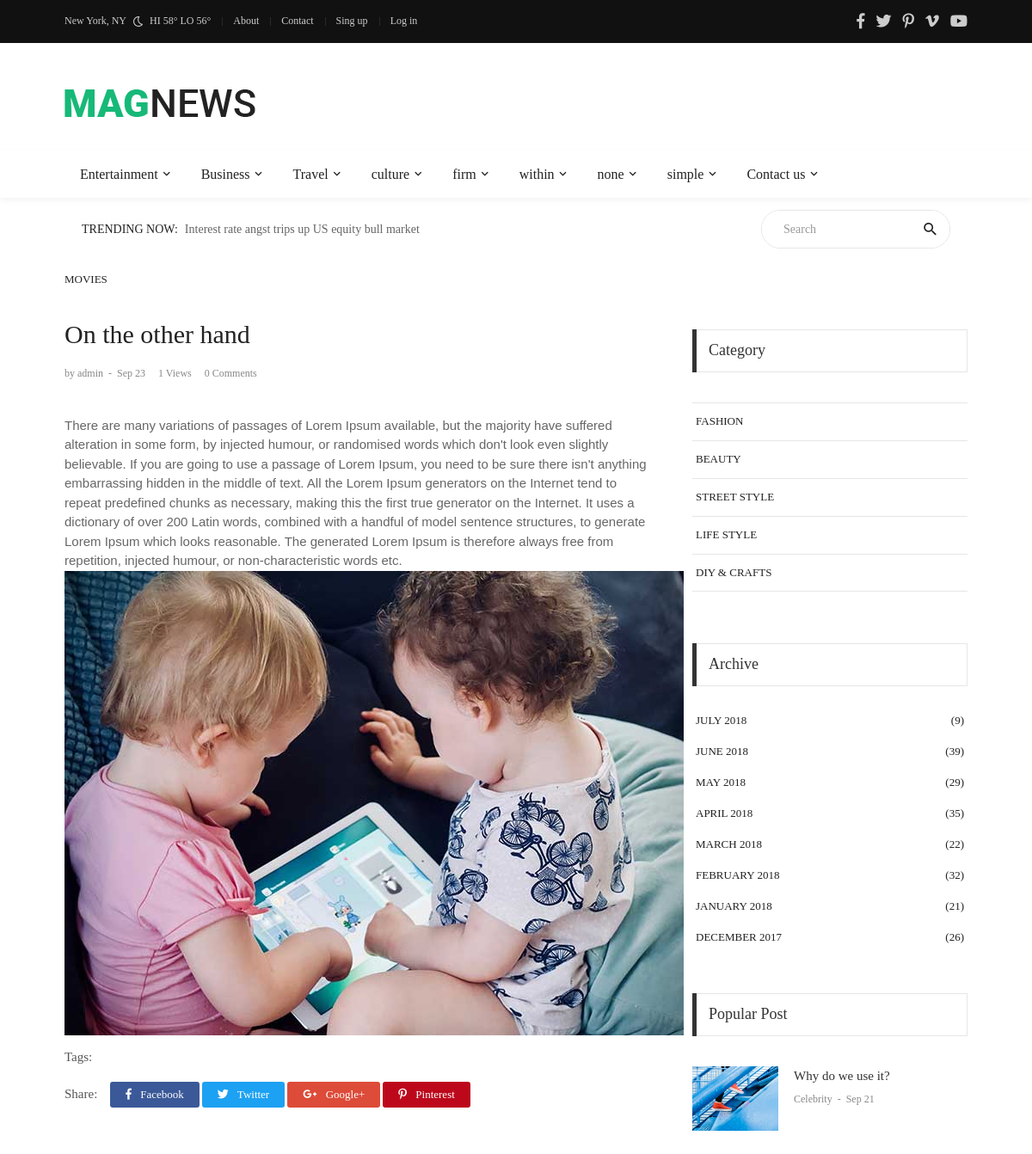
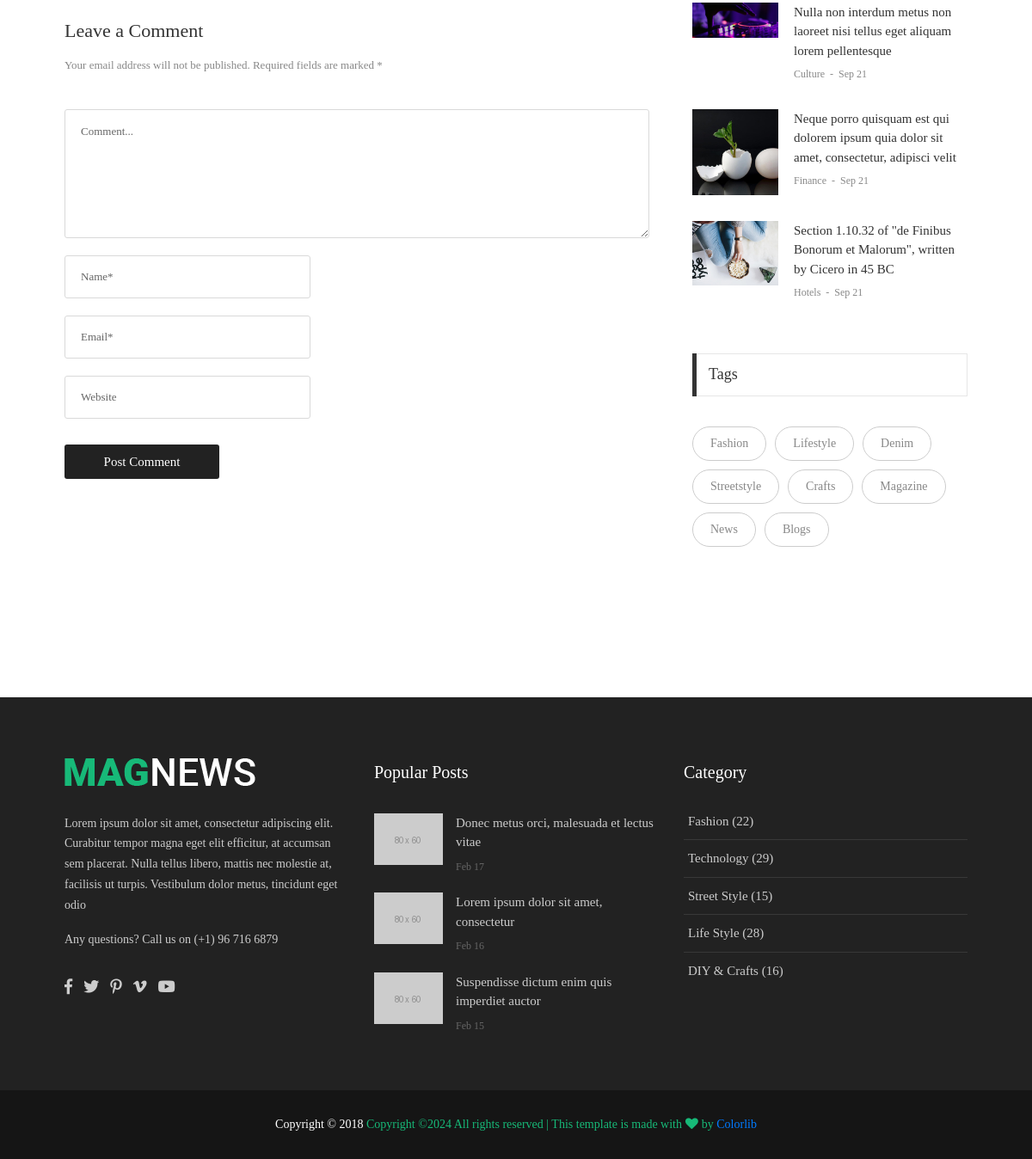
Screenshot of /post/8 with the database file from the repository (2 pictures, top to bottom).
### blog/models.py (models this page shows, shortened)
class CategoryParent(models.Model):
    title = models.CharField(max_length=100)

class Post(models.Model):
    user = models.ForeignKey(User, on_delete=models.CASCADE)
    category = models.ForeignKey(Category, on_delete=models.CASCADE)
    title = models.CharField(max_length=300)
    content = RichTextField()
    image = models.ImageField(upload_to='blog/images/', blank=True)
    created_at = models.DateTimeField(auto_now_add=True)
    updated_at = models.DateTimeField(auto_now=True)
    views = models.IntegerField(default=0)

class Category(models.Model):
    title = models.CharField(max_length=300)
    parent = models.ForeignKey(CategoryParent, on_delete=models.CASCADE, null=True)
    def __str__(self) -> str:
        return self.title

class Tag(models.Model):
    name = models.CharField(max_length=300)
    posts = models.ManyToManyField(Post, null=True, blank=True)

### blog/views.py (the view)
# urls.py: path('post/<int:post_id>', views.post_detail, name='post_detail'),
def post_detail(request, post_id):
    post = Post.objects.get(pk=post_id)
    post.views += 1
    post.save()
    popular_posts = Post.objects.all().order_by('-views')[:4]
    if post is None:
        raise Http404("Post does not exist")
    context = {
        'post': post,
        'popular_posts': popular_posts,
    }
    return render(request, 'blog/blog-detail-01.html', context=context)

### blog/context_processors.py (called while the page is built)
def categories_parents(request):
    categories = CategoryParent.objects.all()
    return {'categories_parents': categories}

def get_tags(request):
    tags = Tag.objects.all()
    return {'tags': tags}

def get_popular_posts(request):
    popular_posts = Post.objects.all().order_by('-views')[:4]
    return {'popular_posts': popular_posts}

### templates/blog/blog-detail-01.html (shortened to what this page needs)
{% extends '../base.html' %}
{% block content %}
	<section class="bg0 p-b-140 p-t-10">
		<div class="container">
			<div class="row justify-content-center">
				<div class="col-md-10 col-lg-8 p-b-30">
					<div class="p-r-10 p-r-0-sr991">
						<div class="p-b-70">
							<a href="#" class="f1-s-10 cl2 hov-cl10 trans-03 text-uppercase">
                                {{ post.category }}
							</a>
							<h3 class="f1-l-3 cl2 p-b-16 p-t-33 respon2">
                                {{ post.title|capfirst }}
							</h3>
							<div class="flex-wr-s-s p-b-40">
								<span class="f1-s-3 cl8 m-r-15">
									<a href="#" class="f1-s-4 cl8 hov-cl10 trans-03">
										by {{ post.user.username }}
									</a>
									<span class="m-rl-3">-</span>
									<span>
										{{ post.created_at|date:"M d" }}
									</span>
								</span>
								<span class="f1-s-3 cl8 m-r-15">
									{{ post.views }} Views
								</span>
								<a href="#" class="f1-s-3 cl8 hov-cl10 trans-03 m-r-15">
									{{ post.comment_set.count }} Comments
								</a>
							</div>
                            {{ post.content|safe }}
							<div class="flex-s-s p-t-12 p-b-15">
								<span class="f1-s-12 cl5 m-r-8">
									Tags:
								</span>
							</div>
							<div class="flex-s-s">
								<span class="f1-s-12 cl5 p-t-1 m-r-15">
									Share:
								</span>
								<div class="flex-wr-s-s size-w-0">
									<a href="#" class="dis-block f1-s-13 cl0 bg-facebook borad-3 p-tb-4 p-rl-18 hov-btn1 m-r-3 m-b-3 trans-03">
										<i class="fab fa-facebook-f m-r-7"></i>
										Facebook
									</a>
									<a href="#" class="dis-block f1-s-13 cl0 bg-twitter borad-3 p-tb-4 p-rl-18 hov-btn1 m-r-3 m-b-3 trans-03">
										<i class="fab fa-twitter m-r-7"></i>
										Twitter
									</a>
									<a href="#" class="dis-block f1-s-13 cl0 bg-google borad-3 p-tb-4 p-rl-18 hov-btn1 m-r-3 m-b-3 trans-03">
										<i class="fab fa-google-plus-g m-r-7"></i>
										Google+
									</a>
									<a href="#" class="dis-block f1-s-13 cl0 bg-pinterest borad-3 p-tb-4 p-rl-18 hov-btn1 m-r-3 m-b-3 trans-03">
										<i class="fab fa-pinterest-p m-r-7"></i>
										Pinterest
									</a>
								</div>
							</div>
						</div>
						<div>
							<h4 class="f1-l-4 cl3 p-b-12">
								Leave a Comment
							</h4>
							<p class="f1-s-13 cl8 p-b-40">
								Your email address will not be published. Required fields are marked *
							</p>
							<form>
								<textarea class="bo-1-rad-3 bocl13 size-a-15 f1-s-13 cl5 plh6 p-rl-18 p-tb-14 m-b-20" name="msg" placeholder="Comment..."></textarea>
								<input class="bo-1-rad-3 bocl13 size-a-16 f1-s-13 cl5 plh6 p-rl-18 m-b-20" type="text" name="name" placeholder="Name*">
								<input class="bo-1-rad-3 bocl13 size-a-16 f1-s-13 cl5 plh6 p-rl-18 m-b-20" type="text" name="email" placeholder="Email*">
								<input class="bo-1-rad-3 bocl13 size-a-16 f1-s-13 cl5 plh6 p-rl-18 m-b-20" type="text" name="website" placeholder="Website">
								<button class="size-a-17 bg2 borad-3 f1-s-12 cl0 hov-btn1 trans-03 p-rl-15 m-t-10">
									Post Comment
								</button>
							</form>
						</div>
					</div>
				</div>
				<div class="col-md-10 col-lg-4 p-b-30">
					<div class="p-l-10 p-rl-0-sr991 p-t-70">
						<div class="p-b-60">
							<div class="how2 how2-cl4 flex-s-c">
								<h3 class="f1-m-2 cl3 tab01-title">
									Category
								</h3>
							</div>
							<ul class="p-t-35">
								<li class="how-bor3 p-rl-4">
									<a href="#" class="dis-block f1-s-10 text-uppercase cl2 hov-cl10 trans-03 p-tb-13">
										Fashion
									</a>
								</li>
								<li class="how-bor3 p-rl-4">
									<a href="#" class="dis-block f1-s-10 text-uppercase cl2 hov-cl10 trans-03 p-tb-13">
										Beauty
									</a>
								</li>
								<li class="how-bor3 p-rl-4">
									<a href="#" class="dis-block f1-s-10 text-uppercase cl2 hov-cl10 trans-03 p-tb-13">
										Street Style
									</a>
								</li>
								<li class="how-bor3 p-rl-4">
									<a href="#" class="dis-block f1-s-10 text-uppercase cl2 hov-cl10 trans-03 p-tb-13">
										Life Style
									</a>
								</li>
								<li class="how-bor3 p-rl-4">
									<a href="#" class="dis-block f1-s-10 text-uppercase cl2 hov-cl10 trans-03 p-tb-13">
										DIY & Crafts
									</a>
								</li>
							</ul>
						</div>
						<div class="p-b-37">
							<div class="how2 how2-cl4 flex-s-c">
								<h3 class="f1-m-2 cl3 tab01-title">
									Archive
								</h3>
							</div>
							<ul class="p-t-32">
								<li class="p-rl-4 p-b-19">
									<a href="#" class="flex-wr-sb-c f1-s-10 text-uppercase cl2 hov-cl10 trans-03">
										<span>
											July 2018
										</span>
										<span>
											(9)
										</span>
									</a>
								</li>
								<li class="p-rl-4 p-b-19">
									<a href="#" class="flex-wr-sb-c f1-s-10 text-uppercase cl2 hov-cl10 trans-03">
										<span>
											June 2018
										</span>
										<span>
											(39)
										</span>
									</a>
								</li>
								<li class="p-rl-4 p-b-19">
									<a href="#" class="flex-wr-sb-c f1-s-10 text-uppercase cl2 hov-cl10 trans-03">
										<span>
											May 2018
										</span>
										<span>
											(29)
										</span>
									</a>
								</li>
								<li class="p-rl-4 p-b-19">
									<a href="#" class="flex-wr-sb-c f1-s-10 text-uppercase cl2 hov-cl10 trans-03">
										<span>
											April  2018
										</span>
										<span>
											(35)
										</span>
									</a>
								</li>
								<li class="p-rl-4 p-b-19">
									<a href="#" class="flex-wr-sb-c f1-s-10 text-uppercase cl2 hov-cl10 trans-03">
										<span>
											March 2018
										</span>
										<span>
											(22)
										</span>
									</a>
								</li>
								<li class="p-rl-4 p-b-19">
									<a href="#" class="flex-wr-sb-c f1-s-10 text-uppercase cl2 hov-cl10 trans-03">
										<span>
											February 2018
										</span>
										<span>
											(32)
										</span>
									</a>
								</li>
								<li class="p-rl-4 p-b-19">
									<a href="#" class="flex-wr-sb-c f1-s-10 text-uppercase cl2 hov-cl10 trans-03">
										<span>
											January 2018
										</span>
										<span>
											(21)
										</span>
									</a>
								</li>
								<li class="p-rl-4 p-b-19">
									<a href="#" class="flex-wr-sb-c f1-s-10 text-uppercase cl2 hov-cl10 trans-03">
										<span>
											December 2017
										</span>
										<span>
											(26)
										</span>
									</a>
								</li>
							</ul>
						</div>
                        {% include 'partial/popular-post.html' %}
						{% include 'partial/tag.html' %}
					</div>
				</div>
			</div>
		</div>
	</section>
{% endblock %}

### templates/partial/header.html (shortened to what this page needs)
{% load static %}
<head>
    <link rel="stylesheet" type="text/css" href="{% static 'vendor/bootstrap/css/bootstrap.min.css' %}">
    <link rel="stylesheet" type="text/css" href="{% static 'fonts/fontawesome-5.0.8/css/fontawesome-all.min.css' %}">
    <link rel="stylesheet" type="text/css" href="{% static 'fonts/iconic/css/material-design-iconic-font.min.css' %}">
    <link rel="stylesheet" type="text/css" href="{% static 'vendor/animate/animate.css' %}">
    <link rel="stylesheet" type="text/css" href="{% static 'vendor/css-hamburgers/hamburgers.min.css' %}">
    <link rel="stylesheet" type="text/css" href="{% static 'vendor/animsition/css/animsition.min.css' %}">
    <link rel="stylesheet" type="text/css" href="{% static 'css/util.min.css' %}">
    <link rel="stylesheet" type="text/css" href="{% static 'css/main.css' %}">
</head>
<header>
    <div class="container-menu-desktop">
        <div class="topbar">
            <div class="content-topbar container h-100">
                <div class="left-topbar">
						<span class="left-topbar-item flex-wr-s-c">
							<span>
								New York, NY
							</span>
							<img class="m-b-1 m-rl-8" src="{% static 'images/icons/icon-night.png' %}" alt="IMG">
							<span>
								HI 58° LO 56°
							</span>
						</span>
                    <a href="#" class="left-topbar-item">
                        About
                    </a>
                    <a href="#" class="left-topbar-item">
                        Contact
                    </a>
                    <a href="#" class="left-topbar-item">
                        Sing up
                    </a>
                    <a href="#" class="left-topbar-item">
                        Log in
                    </a>
                </div>
                <div class="right-topbar">
                    <a href="#">
                        <span class="fab fa-facebook-f"></span>
                    </a>
                    <a href="#">
                        <span class="fab fa-twitter"></span>
                    </a>
                    <a href="#">
                        <span class="fab fa-pinterest-p"></span>
                    </a>
                    <a href="#">
                        <span class="fab fa-vimeo-v"></span>
                    </a>
                    <a href="#">
                        <span class="fab fa-youtube"></span>
                    </a>
                </div>
            </div>
        </div>
        <div class="wrap-logo container">
            <div class="logo">
                <a href="{% url 'index' %}"><img src="{% static 'images/icons/logo-01.png' %}" alt="LOGO"></a>
            </div>
        </div>
        <div class="wrap-main-nav">
            <div class="main-nav">
                <nav class="menu-desktop">
                    <ul class="main-menu">
                        {% for cate_parent in categories_parents %}
                            <li class="mega-menu-item">
                                <a href="">{{ cate_parent.title }}</a>
                            </li>
                        {% endfor %}
                        <li class="mega-menu-item">
                            <a href="">Contact us</a>
                        </li>
                    </ul>
                </nav>
            </div>
        </div>
    </div>
</header>
<div class="container">
    <div class="bg0 flex-wr-sb-c p-rl-20 p-tb-8">
        <div class="f2-s-1 p-r-30 size-w-0 m-tb-6 flex-wr-s-c">
				<span class="text-uppercase cl2 p-r-8">
					Trending Now:
				</span>
            <span class="dis-inline-block cl6 slide100-txt pos-relative size-w-0" data-in="fadeInDown"
                  data-out="fadeOutDown">
					<span class="dis-inline-block slide100-txt-item animated visible-false">
						Interest rate angst trips up US equity bull market
					</span>
				</span>
        </div>
        <div class="pos-relative size-a-2 bo-1-rad-22 of-hidden bocl11 m-tb-6">
            <input class="f1-s-1 cl6 plh9 s-full p-l-25 p-r-45" type="text" name="search" placeholder="Search">
            <button class="flex-c-c size-a-1 ab-t-r fs-20 cl2 hov-cl10 trans-03">
                <i class="zmdi zmdi-search"></i>
            </button>
        </div>
    </div>
</div>

### templates/partial/popular-post.html
<div class="p-b-30">
    <div class="how2 how2-cl4 flex-s-c">
        <h3 class="f1-m-2 cl3 tab01-title">
            Popular Post
        </h3>
    </div>
    <ul class="p-t-35">
        {% for p in popular_posts %}
            <li class="flex-wr-sb-s p-b-30">
                <a href="#" class="size-w-10 wrap-pic-w hov1 trans-03">
                    <img src="{{ p.image.url }}" alt="IMG">
                </a>
                <div class="size-w-11">
                    <h6 class="p-b-4">
                        <a href="{% url 'post_detail' p.id %}" class="f1-s-5 cl3 hov-cl10 trans-03">
                            {{ p.title }}
                        </a>
                    </h6>
                    <span class="cl8 txt-center p-b-24">
											<a href="#" class="f1-s-6 cl8 hov-cl10 trans-03">
												{{ p.category.title }}
											</a>
											<span class="f1-s-3 m-rl-3">
												-
											</span>
											<span class="f1-s-3">
												{{ p.created_at|date:"M d" }}
											</span>
										</span>
                </div>
            </li>
        {% endfor %}
    </ul>
</div>

### templates/partial/tag.html
<div>
    <div class="how2 how2-cl4 flex-s-c m-b-30">
        <h3 class="f1-m-2 cl3 tab01-title">
            Tags
        </h3>
    </div>
    <div class="flex-wr-s-s m-rl--5">
        {% for tag in tags %}
        <a href="#" class="flex-c-c size-h-2 bo-1-rad-20 bocl12 f1-s-1 cl8 hov-btn2 trans-03 p-rl-20 p-tb-5 m-all-5">
            {{ tag.name|capfirst }}
        </a>
        {% endfor %}
    </div>
</div>

### rows the page displays
CategoryParent: title "Entertainment"
CategoryParent: title "Business"
CategoryParent: title "Travel"
CategoryParent: title "culture"
CategoryParent: title "firm"
CategoryParent: title "within"
CategoryParent: title "none"
CategoryParent: title "simple"
Post: category "MOVIES", title "On the other hand", user.username "admin", created_at "Sep 23", views "1", comment_set.count "0", content "There are many variations of passages of Lorem Ipsum available, but the majority have suffered alteration in some form, by injected humour, or randomised words which don't look even slightly believable. If you are going to use a passage of Lorem Ipsum, you need to be sure there isn't anything embarrassing hidden in the middle of text. All the Lorem Ipsum generators on the Internet tend to repeat predefined chunks as necessary, making this the first true generator on the Internet. It uses a dictionary of over 200 Latin words, combined with a handful of model sentence structures, to generate Lorem Ipsum which looks reasonable. The generated Lorem Ipsum is therefore always free from…", content (picture)
Post: image (picture), title "Why do we use it?", category "Celebrity", created_at "Sep 21"
Post: image (picture), title "Nulla non interdum metus non laoreet nisi tellus eget aliquam lorem pellentesque", category "Culture", created_at "Sep 21"
Post: image (picture), title "Neque porro quisquam est qui dolorem ipsum quia dolor sit amet, consectetur, adipisci velit", category "Finance", created_at "Sep 21"
Post: image (picture), title "Section 1.10.32 of \"de Finibus Bonorum et Malorum\", written by Cicero in 45 BC", category "Hotels", created_at "Sep 21"
Tag: name "Fashion"
Tag: name "Lifestyle"
Tag: name "Denim"
Tag: name "Streetstyle"
Tag: name "Crafts"
Tag: name "Magazine"
Tag: name "News"
Tag: name "Blogs"
